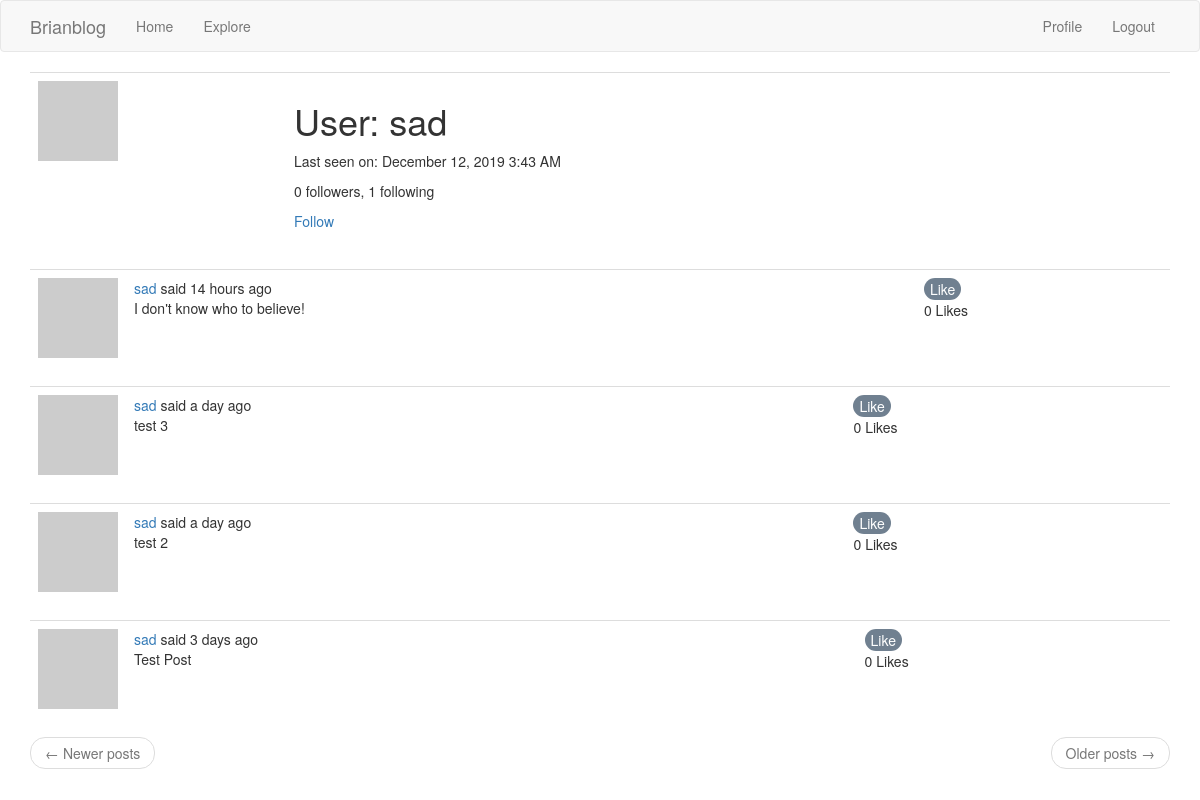
The page /user/sad (signed in) on the database its author committed.
### app/models.py (models this page shows, shortened)
class User(UserMixin, db.Model):
    id = db.Column(db.Integer, primary_key=True)
    username = db.Column(db.String(64), index=True, unique=True)
    email = db.Column(db.String(120), index=True, unique=True)
    password_hash = db.Column(db.String(128))
    posts = db.relationship('Post', backref='author', lazy='dynamic')
    about_me = db.Column(db.String(140))
    last_seen = db.Column(db.DateTime, default=datetime.utcnow)
    followed = db.relationship(
        'User', secondary=followers,
        primaryjoin=(followers.c.follower_id == id),
        secondaryjoin=(followers.c.followed_id == id),
        backref=db.backref('followers', lazy='dynamic'), lazy='dynamic')
    def avatar(self, size):
        digest = md5(self.email.lower().encode('utf-8')).hexdigest()
        return 'https://www.gravatar.com/avatar/{}?d=identicon&s={}'.format(
            digest, size)
    def is_following(self, user):
        return self.followed.filter(
            followers.c.followed_id == user.id).count() > 0

class Post(db.Model):
    id = db.Column(db.Integer, primary_key=True)
    body = db.Column(db.String(140))
    timestamp = db.Column(db.DateTime, index=True, default=datetime.utcnow)
    user_id = db.Column(db.Integer, db.ForeignKey('user.id'))

### app/routes.py (the view)
@app.route('/user/<username>')
@login_required
def user(username):
    user = User.query.filter_by(username=username).first_or_404()
    page = request.args.get('page', 1, type=int)
    posts = user.posts.order_by(Post.timestamp.desc()).paginate(
        page, app.config['POSTS_PER_PAGE'], False)
    next_url = url_for('user', username=user.username, page=posts.next_num) \
        if posts.has_next else None
    prev_url = url_for('user', username=user.username, page=posts.prev_num) \
        if posts.has_prev else None
    return render_template('user.html', user=user, posts=posts.items,
                           next_url=next_url, prev_url=prev_url)

### app/models.py (called while the page is built)
@login.user_loader
def load_user(id):
    return User.query.get(int(id))

### app/routes.py (called while the page is built)
@app.before_request
def before_request():
    if current_user.is_authenticated:
        current_user.last_seen = datetime.utcnow()
        db.session.commit()
    g.locale = str(get_locale())

### app/templates/user.html (shortened to what this page needs)
{% extends "base.html" %}
{% block app_content %}
    <table class="table table-hover">
        <tr>
            <td width="256px"><img src="{{ user.avatar(256) }}"></td>
            <td>
                <h1>{{ _('User') }}: {{ user.username }}</h1>
                {% if user.last_seen %}
                <p>{{ _('Last seen on') }}: {{ moment(user.last_seen).format('LLL') }}</p>
                {% endif %}
                <p>{{ _('%(count)d followers', count=user.followers.count()) }}, {{ _('%(count)d following', count=user.followed.count()) }}</p>
                {% if user == current_user %}
                <p><a href="{{ url_for('edit_profile') }}">{{ _('Edit your profile') }}</a></p>
                {% elif not current_user.is_following(user) %}
                <p><a href="{{ url_for('follow', username=user.username) }}">{{ _('Follow') }}</a></p>
                {% else %}
                <p><a href="{{ url_for('unfollow', username=user.username) }}">{{ _('Unfollow') }}</a></p>
                {% endif %}
            </td>
        </tr>
    </table>
    {% for post in posts %}
        {% include '_post.html' %}
    {% endfor %}
    <nav aria-label="...">
        <ul class="pager">
            <li class="previous{% if not prev_url %} disabled{% endif %}">
                <a href="{{ prev_url or '#' }}">
                    <span aria-hidden="true">&larr;</span> {{ _('Newer posts') }}
                </a>
            </li>
            <li class="next{% if not next_url %} disabled{% endif %}">
                <a href="{{ next_url or '#' }}">
                    {{ _('Older posts') }} <span aria-hidden="true">&rarr;</span>
                </a>
            </li>
        </ul>
    </nav>
{% endblock %}

### app/templates/_post.html (shortened to what this page needs)
<table class="table table-hover">
    <tr>
        <td width="70px">
            <a href="{{ url_for('user', username=post.author.username) }}">
                <img src="{{ post.author.avatar(70) }}" />
            </a>
        </td>
        <td>
            {{ _('%(username)s said %(when)s',
                username=user_link, when=moment(post.timestamp).fromNow()) }}
            <br>
            {{ post.body }}
        </td>
        <td>
            <button onClick="like()">Like</button>
            <p id="likes">0 Likes</p>
        </td>
    </tr>
</table>

### app/templates/_post.html (style rules this page uses)
button { background-color:slategray; color:white; border:none; border-radius:20px; }

### rows shown on the page
User: username "sad", last_seen "December 12, 2019 3:43 AM"
Post: body "I don't know who to believe!"
Post: body "test 3"
Post: body "test 2"
Post: body "Test Post"
